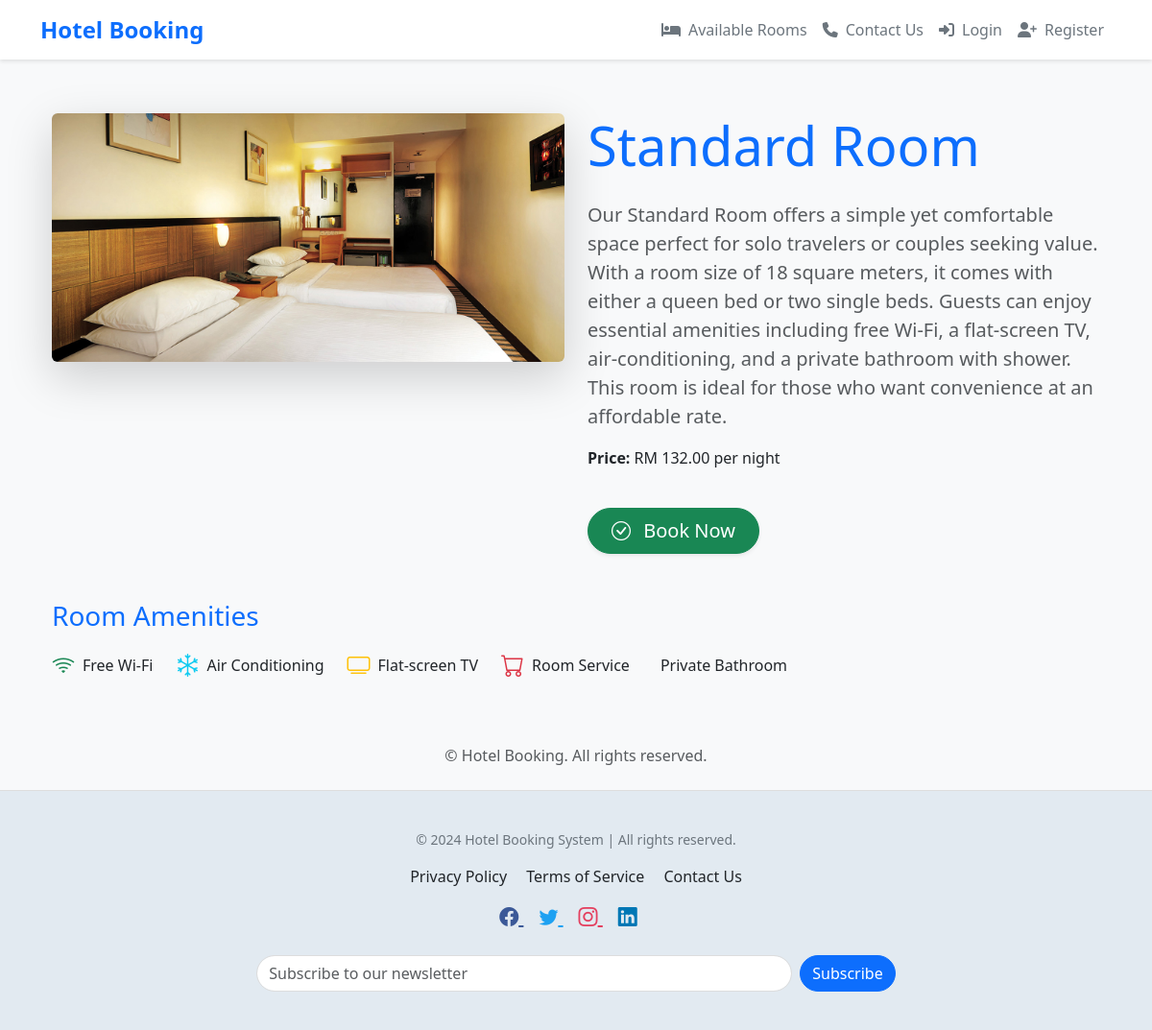
The app's page /hotel_booking/room/1/ with its own data.
### hotel_booking/models.py (models this page shows, shortened)
class Room(models.Model):
    name = models.CharField(max_length=100)
    description = models.TextField()
    price = models.DecimalField(max_digits=10, decimal_places=2)
    capacity = models.IntegerField(default=2)
    image = models.ImageField(upload_to='room_images/', null=True, blank=True)
    created_at = models.DateTimeField(auto_now_add=True)
    updated_at = models.DateTimeField(auto_now=True)
    class Meta:
        verbose_name = "Room"
        verbose_name_plural = "Rooms"

### hotel_booking/views.py (the view)
# urls.py: path('room/<int:room_id>/', views.room_details, name='room_details'),
def room_details(request, room_id):
    room = get_object_or_404(Room, id=room_id)
    return render(request, 'hotel_booking/room_details.html', {'room': room})

### hotel_booking/templates/hotel_booking/room_details.html (shortened to what this page needs)
{% extends 'hotel_booking/base.html' %}
{% block content %}
<div class="container mt-5">
    <div class="row">
        <div class="col-md-6">
            <img src="{{ room.image.url }}" class="img-fluid rounded shadow-lg" alt="{{ room.name }}" onerror="this.src='https://via.placeholder.com/600';">
        </div>
        <div class="col-md-6">
            <h2 class="display-4 text-primary mb-4">{{ room.name }}</h2>
            <p class="lead text-muted">{{ room.description }}</p>
            <p><strong>Price:</strong> RM {{ room.price }} per night</p>
            <a href="{% url 'book_room' room.id %}" class="btn btn-lg btn-success shadow-sm mt-4 rounded-pill px-4 py-2">
                <i class="bi bi-check-circle me-2"></i> Book Now
            </a>
        </div>
    </div>
    <div class="mt-5">
        <h3 class="text-primary mb-3">Room Amenities</h3>
        <ul class="list-unstyled d-flex flex-wrap">
            <li class="d-flex align-items-center me-4 mb-3">
                <i class="bi bi-wifi me-2 fs-4 text-success"></i> Free Wi-Fi
            </li>
            <li class="d-flex align-items-center me-4 mb-3">
                <i class="bi bi-snow me-2 fs-4 text-info"></i> Air Conditioning
            </li>
            <li class="d-flex align-items-center me-4 mb-3">
                <i class="bi bi-tv me-2 fs-4 text-warning"></i> Flat-screen TV
            </li>
            <li class="d-flex align-items-center me-4 mb-3">
                <i class="bi bi-cart me-2 fs-4 text-danger"></i> Room Service
            </li>
            <li class="d-flex align-items-center me-4 mb-3">
                 Private Bathroom
            </li>
        </ul>
    </div>
</div>
<div class="text-center mt-5 mb-4">
    <p class="text-muted">&copy; {{ current_year }} Hotel Booking. All rights reserved.</p>
</div>
{% endblock %}

### hotel_booking/templates/hotel_booking/base.html (style rules this page uses)
body { font-family: 'Segoe UI', Tahoma, Geneva, Verdana, sans-serif; padding-top: 70px; background-color: #f8f9fa; }
.me-2 { margin-right: 0.5rem; }

### records on screen
Room: image (picture), name "Standard Room", description "Our Standard Room offers a simple yet comfortable space perfect for solo travelers or couples seeking value. With a room size of 18 square meters, it comes with either a queen bed or two single beds. Guests can enjoy essential amenities including free Wi-Fi, a flat-screen TV, air-conditioning, and a private bathroom with shower. This room is ideal for those who want convenience at an affordable rate.", price "132.00"
